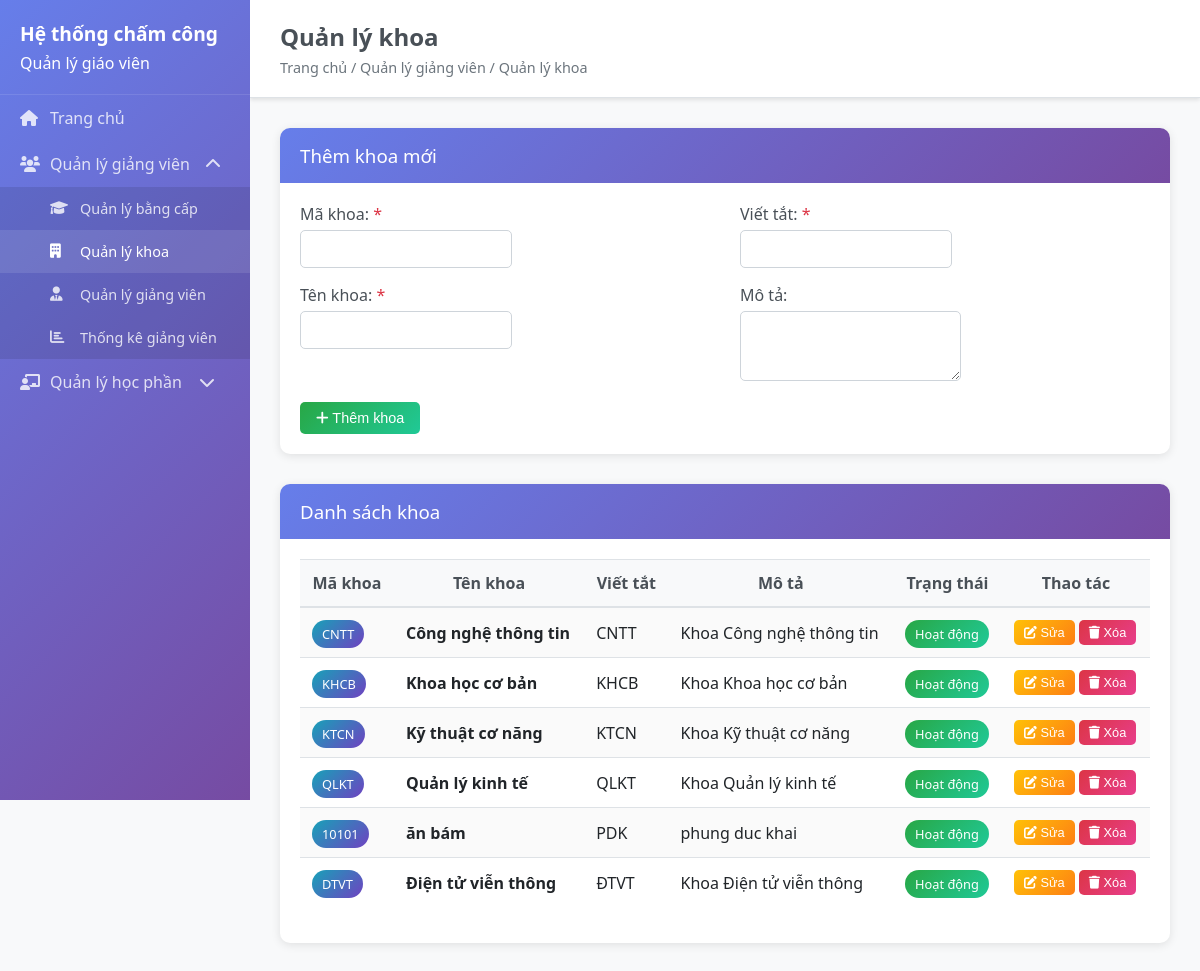
/departments, run on an earlier commit of the app's database.
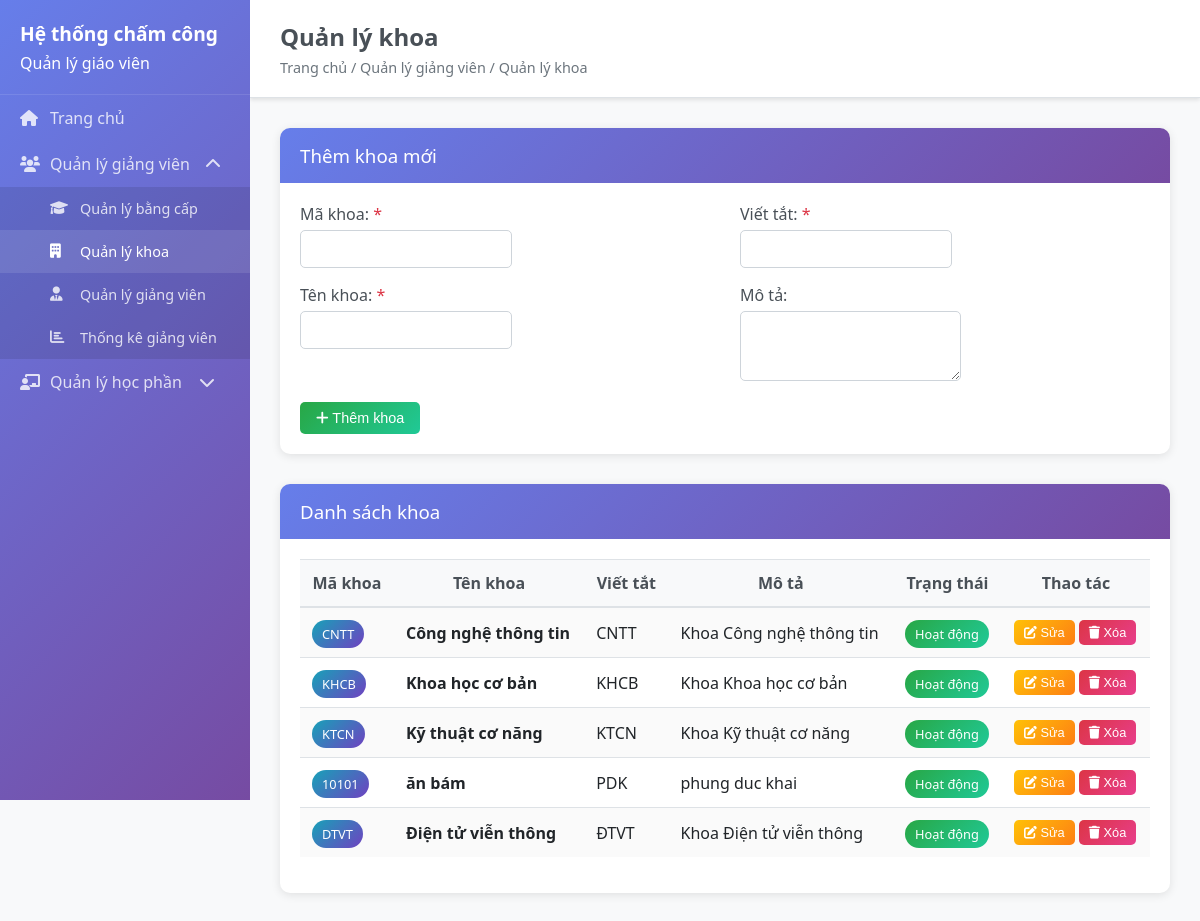
And on a later commit of the database.
### backend/models/Department.py (models this page shows, shortened)
class Department(BaseModel):
    __tablename__ = 'departments'
    code = db.Column(db.String(20), nullable=False, unique=True)
    name = db.Column(db.String(100), nullable=False, unique=True)
    abbreviation = db.Column(db.String(20), nullable=False)
    description = db.Column(db.Text, nullable=True)
    is_active = db.Column(db.Boolean, default=True)

### backend/app.py (the view)
@app.route('/departments')
def departments():
    try:
        if 'Department' in globals():
            departments_list = Department.query.filter_by(is_active=True).order_by(Department.name).all()
        else:
            departments_list = []
        return render_template('departments.html', departments=departments_list)
    except Exception as e:
        print(f"Error in departments route: {e}")
        return render_template('departments.html', departments=[])

### frontend/templates/departments.html (shortened to what this page needs)
{% extends "base.html" %}
{% block page_title %}Quản lý khoa{% endblock %}
{% block breadcrumb %}Trang chủ / Quản lý giảng viên / Quản lý khoa{% endblock %}
{% block content %}
<div class="card">
    <div class="card-header">
        <h3>Thêm khoa mới</h3>
    </div>
    <div class="card-body">
        <form id="department-form">
            <div class="row">
                <div class="col-md-6">
                    <div class="form-group">
                        <label for="department-code">Mã khoa: <span class="text-danger">*</span></label>
                        <input type="text" id="department-code" name="code" class="form-control" required>
                    </div>
                    <div class="form-group">
                        <label for="department-name">Tên khoa: <span class="text-danger">*</span></label>
                        <input type="text" id="department-name" name="name" class="form-control" required>
                    </div>
                </div>
                <div class="col-md-6">
                    <div class="form-group">
                        <label for="department-abbreviation">Viết tắt: <span class="text-danger">*</span></label>
                        <input type="text" id="department-abbreviation" name="abbreviation" class="form-control" required>
                    </div>
                    <div class="form-group">
                        <label for="department-description">Mô tả:</label>
                        <textarea id="department-description" name="description" class="form-control" rows="3"></textarea>
                    </div>
                </div>
            </div>
            <button type="submit" class="btn btn-success" id="submit-btn">
                <i class="fas fa-plus"></i> Thêm khoa
            </button>
        </form>
    </div>
</div>
<div class="card">
    <div class="card-header">
        <h3>Danh sách khoa</h3>
    </div>
    <div class="card-body">
        <div class="table-responsive">
            <table class="table table-striped" id="departments-table">
                <thead>
                    <tr>
                        <th>Mã khoa</th>
                        <th>Tên khoa</th>
                        <th>Viết tắt</th>
                        <th>Mô tả</th>
                        <th>Trạng thái</th>
                        <th>Thao tác</th>
                    </tr>
                </thead>
                <tbody>
                    {% for department in departments %}
                    <tr>
                        <td><span class="badge badge-info">{{ department.code }}</span></td>
                        <td><strong>{{ department.name }}</strong></td>
                        <td>{{ department.abbreviation }}</td>
                        <td>{{ department.description or '-' }}</td>
                        <td>
                            <span class="badge badge-{{ 'success' if department.is_active else 'secondary' }}">
                                {{ 'Hoạt động' if department.is_active else 'Ngưng' }}
                            </span>
                        </td>
                        <td>
                            <button class="btn btn-warning btn-sm" onclick="editDepartment('{{ department.id }}')">
                                <i class="fas fa-edit"></i> Sửa
                            </button>
                            <button class="btn btn-danger btn-sm" onclick="deleteDepartment('{{ department.id }}')">
                                <i class="fas fa-trash"></i> Xóa
                            </button>
                        </td>
                    </tr>
                    {% else %}
                    <tr>
                        <td colspan="6" class="text-center">Chưa có khoa nào</td>
                    </tr>
                    {% endfor %}
                </tbody>
            </table>
        </div>
    </div>
</div>
{% endblock %}

What changed in the data, as far as the page shows it:
removed Department: code "QLKT", name "Quản lý kinh tế", abbreviation "QLKT", description "Khoa Quản lý kinh tế", is_active "Hoạt động"
